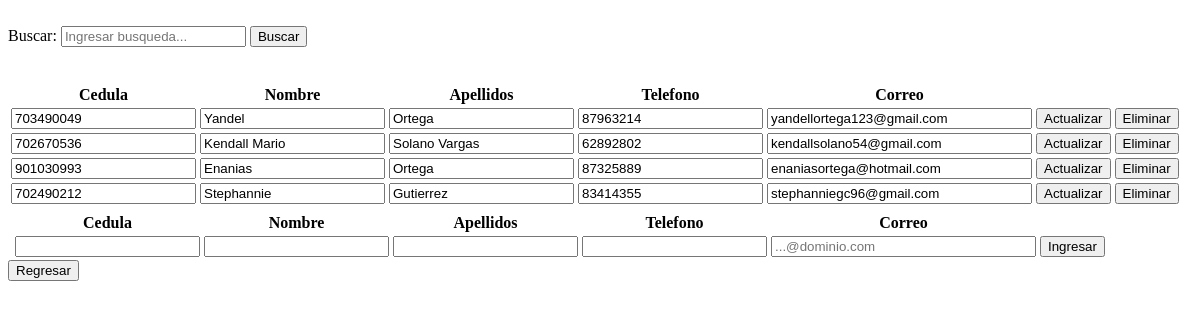
Before: /view/ClienteView.php with the older database file.
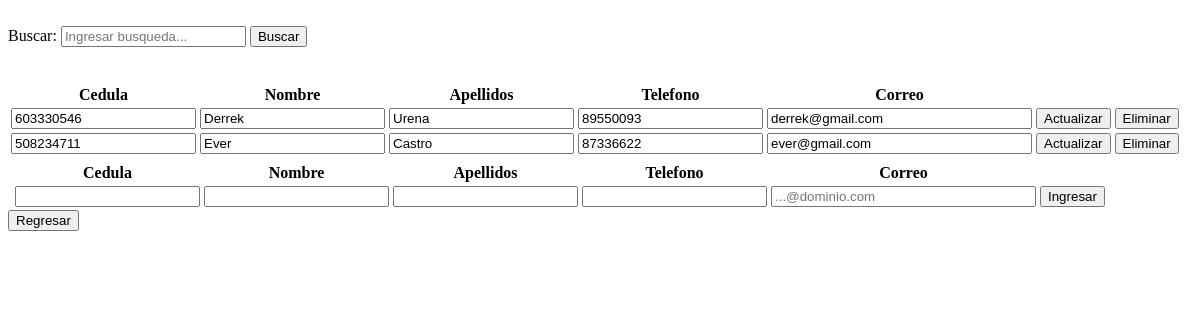
After: the same page with the newer database file.
### tables this page shows
CREATE TABLE `tbcliente` (
  `tbclienteid` int(11) NOT NULL,
  `tbclientecedula` varchar(12) NOT NULL,
  `tbclientenombre` text NOT NULL,
  `tbclienteapellidos` text NOT NULL,
  `tbclientetelefono` varchar(8) NOT NULL,
  `tbclientecorreo` text NOT NULL
);

### data/ClienteData.php (called while the page is built, shortened)
<?php
include '../domain/Cliente.php';
class ClienteData extends Data {
    public function getAllCliente() {
        $conn = mysqli_connect($this->server, $this->user, $this->password, $this->db);
        $conn->set_charset('utf8');
        $querySelect = "SELECT * FROM tbcliente;";
        $result = mysqli_query($conn, $querySelect);
        $Clientes = [];
        while ($row = mysqli_fetch_array($result)) {
            $currentCliente = new Cliente($row['tbclienteid'], $row['tbclientecedula'], $row['tbclientenombre'],
            $row['tbclienteapellidos'], $row['tbclientetelefono'], $row['tbclientecorreo']);
            array_push($Clientes, $currentCliente);
        }
        return $Clientes;
    }
}

### business/ClienteBusiness.php (called while the page is built, shortened)
<?php
include '../data/ClienteData.php';
class ClienteBusiness {
    private $ClienteData;
    public function ClienteBusiness() {
        $this->ClienteData = new ClienteData();
    }
    public function getAllCliente() {
        return $this->ClienteData->getAllCliente();
    }
}

### domain/Cliente.php (called while the page is built, shortened)
<?php
class Cliente {
    private $clienteId;
    private $clienteCedula;
    private $clienteNombre;
    private $clienteApellidos;
    private $clienteTelefono;
    private $clienteCorreo;
    function Cliente($clienteId, $clienteCedula,$clienteNombre, $clienteApellidos, $clienteTelefono, $clienteCorreo) {
        $this->clienteId = $clienteId;
        $this->clienteCedula = $clienteCedula;
        $this->clienteNombre = $clienteNombre;
        $this->clienteApellidos = $clienteApellidos;
        $this->clienteTelefono = $clienteTelefono;
        $this->clienteCorreo = $clienteCorreo;
    }
    function getClienteId() {
        return $this->clienteId;
    }
    public function getClienteCedula() {
        return $this->clienteCedula;
    }
    function getClienteNombre() {
        return $this->clienteNombre;
    }
    function getClienteApellidos() {
        return $this->clienteApellidos;
    }
    function getClienteTelefono() {
        return $this->clienteTelefono;
    }
    function getClienteCorreo() {
        return $this->clienteCorreo;
    }
}

### view/ClienteView.php (the view, shortened to what this page needs)
<!DOCTYPE html>
<html lang="en">
<head>
    <?php
    include '../business/ClienteBusiness.php';
    ?>
</head>
<body>
    <section id="form">
        <form action="" method="post" autocomplete="off">
            <div>
                Buscar:
                <?php
                $nombre = "";
                echo '<input type="text" name="buscarCliente" id = "buscarCliente" required placeholder = "Ingresar busqueda..." value = "' . $nombre . '">';
                ?>
                <input type="button" name="search" id="search" value="Buscar" onclick="getData()">
                <ul id="listaCliente"></ul>
            </div>
        </form>
        <table>
            <tr>
                <th>Cedula</th>
                <th>Nombre</th>
                <th>Apellidos</th>
                <th>Telefono</th>
                <th>Correo</th>
            </tr>
            <tbody id=buscarCliente>
                <?php
                $ClienteBusiness = new ClienteBusiness();
                $allCliente = $ClienteBusiness->getAllCliente();
                foreach ($allCliente as $current) {
                    echo '<form method="post" enctype="multipart/form-data" action="../business/ClienteAction.php">';
                    echo '<td><input type="text" data-mask ="0-0000-0000" minlength="5" maxlength="15" name="tbclientecedula" id="tbclientecedula" value="' . $current->getClienteCedula() . '"/></td>';
                    echo '<td><input type="text" name="tbclientenombre" id="tbclientenombre" value="' . $current->getClienteNombre() . '"/></td>';
                    echo '<td><input type="text" name="tbclienteapellidos" id="tbclienteapellidos" value="' . $current->getClienteApellidos() . '"/></td>';
                    echo '<td><input type="text" data-mask ="0000-0000" min="10000000" max = "99999999" maxlength="10" name="tbclientetelefono" id="tbclientetelefono" value="' . $current->getClienteTelefono() . '"/></td>';
                    echo '<td><input type="text" size ="30" name="tbclientecorreo" id="tbclientecorreo" value="' . $current->getClienteCorreo() . '"/></td>';
                    echo '<td><input type="submit" value="Actualizar" name="actualizar" id="actualizar"/></td>';
                    echo '<td><button onclick="eliminarCliente(' . $current->getClienteId() . ')">Eliminar</button></td>';
                    echo '</form>';
                }
                ?>
            </tbody>
            <tr>
                <td></td>
                <td>
                </td>
            </tr>
        </table>
        <table>
                <tr>
                    <th></th>
                    <th>Cedula</th>
                    <th>Nombre</th>
                    <th>Apellidos</th>
                    <th>Telefono</th>
                    <th>Correo</th>
                </tr>
                <?php
                $clienteId = "";
                $clienteCedula = "";
                $clienteNombre = "";
                $clienteApellidos = "";
                $clienteTelefono = "";
                $clienteCorreo = "";
                ?>
                <form method="post" enctype="multipart/form-data" action="../business/ClienteAction.php">
                    <tr>
                        <?php
                            echo '<td><input required type="hidden" name="tbclienteid" id="tbclienteid" value="' . $clienteId . '"/></td>';
                            echo '<td><input required data-mask ="0-0000-0000" type="text" name="tbclientecedula" id="tbclientecedula" value="'. $clienteCedula .'" maxlength="12" minlength="9" /></td>';
                            echo '<td><input required type="text" name="tbclientenombre" id="tbclientenombre" value="'.$clienteNombre.'" /></td>';
                            echo '<td><input required type="text" name="tbclienteapellidos" id="tbclienteapellidos" value="'.$clienteApellidos.'" /></td>';
                            echo '<td><input required data-mask ="0000-0000" type="text" name="tbclientetelefono" id="tbclientetelefono" value="'.$clienteTelefono.'" min="10000000" max = "99999999"/></td>';
                            echo '<td><input required size ="30" placeholder = "...@dominio.com" type="text" name="tbclientecorreo" id="tbclientecorreo" value="'.$clienteCorreo.'"/></td>';
                        ?>
                        <td><input type="submit" value="Ingresar" name="crear" id="crear" /></td>
                    </tr>
                </form>
            </table>
    </section>
    <form action ="../business/HomeAction.php" method = "POST">
    <button type="submit" name="regresar"> Regresar</button>
    </form>
</body>
</html>

### view/ClienteView.php (style rules this page uses)
ul { list-style-type: none; width: 250px; height: auto; position: absolute; z-index: 10; padding: 10px; }

Changed rows visible on the page:
removed tbcliente: tbclientecedula "703490049", tbclientenombre "Yandel", tbclienteapellidos "Ortega", tbclientetelefono "87963214", tbclientecorreo "yandellortega123@gmail.com"
removed tbcliente: tbclientecedula "702670536", tbclientenombre "Kendall Mario", tbclienteapellidos "Solano Vargas", tbclientetelefono "62892802", tbclientecorreo "kendallsolano54@gmail.com"
removed tbcliente: tbclientecedula "901030993", tbclientenombre "Enanias", tbclienteapellidos "Ortega", tbclientetelefono "87325889", tbclientecorreo "enaniasortega@hotmail.com"
removed tbcliente: tbclientecedula "702490212", tbclientenombre "Stephannie", tbclienteapellidos "Gutierrez", tbclientetelefono "83414355", tbclientecorreo "stephanniegc96@gmail.com"
added tbcliente: tbclientecedula "603330546", tbclientenombre "Derrek", tbclienteapellidos "Urena", tbclientetelefono "89550093", tbclientecorreo "derrek@gmail.com"
added tbcliente: tbclientecedula "508234711", tbclientenombre "Ever", tbclienteapellidos "Castro", tbclientetelefono "87336622", tbclientecorreo "ever@gmail.com"
